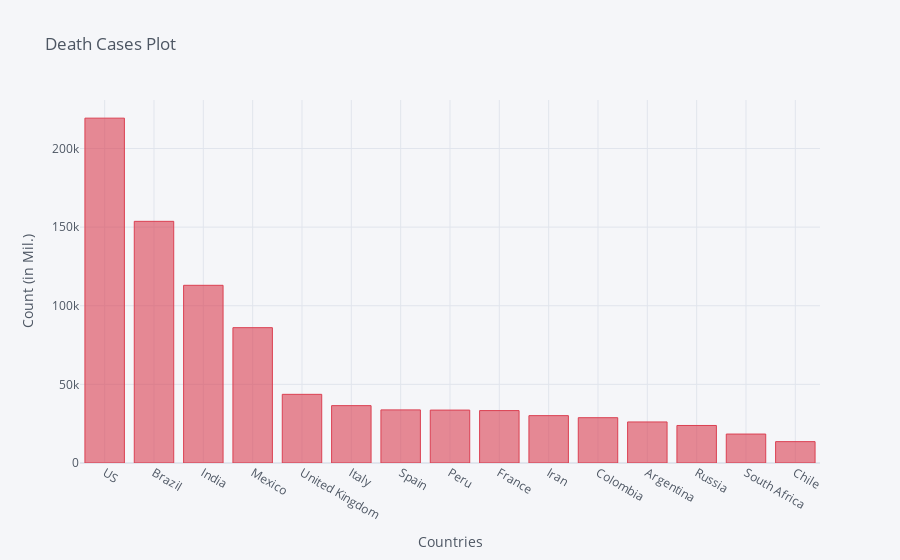

The code cell stored with this chart in its notebook:
### Code cell
death_df2_plot.iplot(kind='bar', x='Country/Region', y='10/17/20',color='red',
                    title='Death Cases Plot',xTitle='Countries',yTitle='Count (in Mil.)')

### Figure 1 — Plotly figure (JSON) as saved in the notebook; plotly's stock layout.template omitted (floating-point values rounded to 4 significant figures)
{"data": [{"marker": {"color": "rgba(219, 64, 82, 0.6)", "line": {"color": "rgba(219, 64, 82, 1.0)", "width": 1}}, "name": "10/17/20", "orientation": "v", "text": "", "type": "bar", "x": ["US", "Brazil", "India", "Mexico", "United Kingdom", "Italy", "Spain", "Peru", "France", "Iran", "Colombia", "Argentina", "Russia", "South Africa", "Chile"], "y": [219286, 153675, 112998, 86059, 43669, 36474, 33775, 33648, 33325, 30123, 28803, 26107, 23857, 18408, 13588]}], "layout": {"legend": {"bgcolor": "#F5F6F9", "font": {"color": "#4D5663"}}, "paper_bgcolor": "#F5F6F9", "plot_bgcolor": "#F5F6F9", "title": {"font": {"color": "#4D5663"}, "text": "Death Cases Plot"}, "xaxis": {"gridcolor": "#E1E5ED", "showgrid": true, "tickfont": {"color": "#4D5663"}, "title": {"font": {"color": "#4D5663"}, "text": "Countries"}, "zerolinecolor": "#E1E5ED"}, "yaxis": {"gridcolor": "#E1E5ED", "showgrid": true, "tickfont": {"color": "#4D5663"}, "title": {"font": {"color": "#4D5663"}, "text": "Count (in Mil.)"}, "zerolinecolor": "#E1E5ED"}}}
